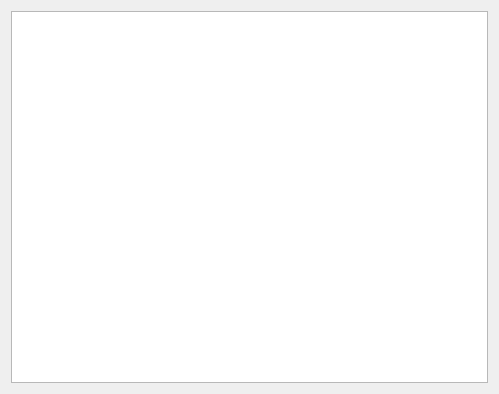
<?xml version="1.0" encoding="UTF-8"?>
<ui version="4.0">
 <class>Dialog</class>
 <widget class="QDialog" name="Dialog">
  <property name="geometry">
   <rect>
    <x>0</x>
    <y>0</y>
    <width>499</width>
    <height>394</height>
   </rect>
  </property>
  <property name="windowTitle">
   <string>Dialog</string>
  </property>
  <layout class="QGridLayout" name="gridLayout">
   <item row="0" column="0">
    <widget class="QGraphicsView" name="assetgraphics"/>
   </item>
  </layout>
 </widget>
 <resources/>
 <connections/>
</ui>
